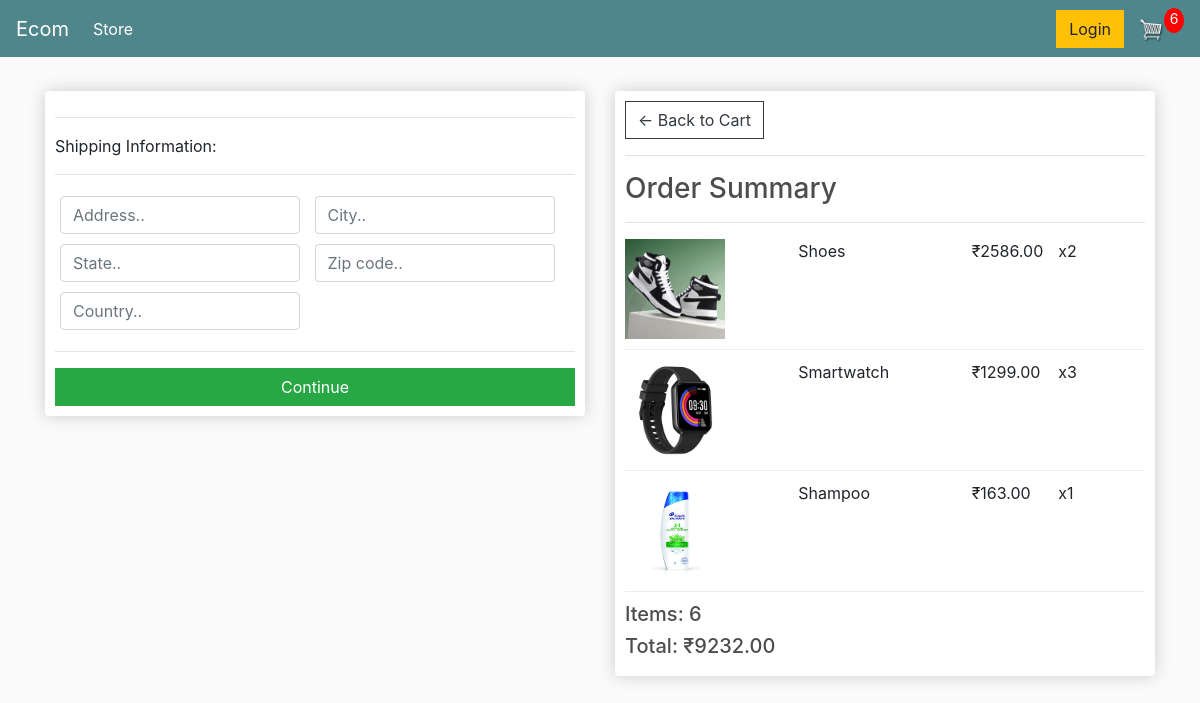
Screenshot of /checkout/ (signed in) with the database file from the repository.
### store/models.py (models this page shows, shortened)
class OrderItem(models.Model):
	product = models.ForeignKey(Product, on_delete=models.SET_NULL, null=True)
	order = models.ForeignKey(Order, on_delete=models.SET_NULL, null=True)
	quantity = models.IntegerField(default=0, null=True, blank=True)
	date_added = models.DateTimeField(auto_now_add=True)
	@property
	def get_total(self):
		total = self.product.price * self.quantity
		return total

class Product(models.Model):
	name = models.CharField(max_length=200, null=True)
	price = models.DecimalField(max_digits=7, decimal_places=2)
	digital = models.BooleanField(default=False,null=True, blank=True)
	image = models.ImageField(null=True, blank=True)
	@property
	def imageURL(self):
		try:
			url = self.image.url
		except:
			url = ''
		return url

class Order(models.Model):
	customer = models.ForeignKey(Customer, on_delete=models.SET_NULL, null=True, blank=True)
	date_ordered = models.DateTimeField(auto_now_add=True)
	complete = models.BooleanField(default=False)
	transaction_id = models.CharField(max_length=100, null=True)
	@property
	def shipping(self):
		shipping = False
		orderitems = self.orderitem_set.all()
		for i in orderitems:
			if i.product.digital == False:
				shipping = True
		return shipping
	@property
	def get_cart_total(self):
		orderitems = self.orderitem_set.all()
		total = sum([item.get_total for item in orderitems])
		return total
	@property
	def get_cart_items(self):
		orderitems = self.orderitem_set.all()
		total = sum([item.quantity for item in orderitems])
		return total

### store/views.py (the view)
# urls.py: path('checkout/', views.checkout, name="checkout"),
def checkout(request):
	data = cartData(request)
	cartItems = data['cartItems']
	order = data['order']
	items = data['items']
	context = {'items':items, 'order':order, 'cartItems':cartItems}
	return render(request, 'store/checkout.html', context)

### store/utils.py (called while the page is built)
def cartData(request):
	if request.user.is_authenticated:
		customer = request.user.customer
		order, created = Order.objects.get_or_create(customer=customer, complete=False)
		items = order.orderitem_set.all()
		cartItems = order.get_cart_items
	else:
		cookieData = cookieCart(request)
		cartItems = cookieData['cartItems']
		order = cookieData['order']
		items = cookieData['items']
	return {'cartItems':cartItems ,'order':order, 'items':items}

### store/templates/store/checkout.html (shortened to what this page needs)
{% extends 'store/main.html' %}
{% load static %}
{% block content %}
     <div class="row">
		<div class="col-lg-6">
			<div class="box-element" id="form-wrapper">
				<form id="form">
					<div id="shipping-info">
						<hr>
						<p>Shipping Information:</p>
						<hr>
						<div class="form-field">
							<input class="form-control" type="text" name="address" placeholder="Address..">
						</div>
						<div class="form-field">
							<input class="form-control" type="text" name="city" placeholder="City..">
						</div>
						<div class="form-field">
							<input class="form-control" type="text" name="state" placeholder="State..">
						</div>
						<div class="form-field">
							<input class="form-control" type="text" name="zipcode" placeholder="Zip code..">
						</div>
						<div class="form-field">
							<input class="form-control" type="text" name="country" placeholder="Country..">
						</div>
					</div>
					<hr>
					<input id="form-button" class="btn btn-success btn-block" type="submit" value="Continue">
				</form>
			</div>
			<br>
		</div>
		<div class="col-lg-6">
			<div class="box-element">
				<a  class="btn btn-outline-dark" href="{% url 'cart' %}">&#x2190; Back to Cart</a>
				<hr>
				<h3>Order Summary</h3>
				<hr>
				{% for item in items %}
				<div class="cart-row">
					<div style="flex:2"><img class="row-image" src="{{item.product.imageURL}}"></div>
					<div style="flex:2"><p>{{item.product.name}}</p></div>
					<div style="flex:1"><p>₹{{item.product.price|floatformat:2}}</p></div>
					<div style="flex:1"><p>x{{item.quantity}}</p></div>
				</div>
				{% endfor %}
				<h5>Items:   {{order.get_cart_items}}</h5>
				<h5>Total:   ₹{{order.get_cart_total|floatformat:2}}</h5>
			</div>
		</div>
	</div>
{% endblock content %}

### static/css/main.css (style rules this page uses)
body { background-color: hsl(0, 0%, 98%); }
h1,h2,h3,h4,h5,h6 { color:hsl(0, 0%, 30%); }
.box-element { box-shadow:hsl(0, 0%, 80%) 0 0 16px; background-color: #fff; border-radius: 4px; padding: 10px; }
.col-lg-4, .col-lg-6, .col-lg-8, .col-lg-12 { margin-top: 10px; }
.btn { border-radius: 0; }
.row-image { width: 100px; }
.form-field { width:250px; display: inline-block; padding: 5px; }
.cart-row { display: flex; align-items: flex-stretch; padding-bottom: 10px; margin-bottom: 10px; border-bottom: 1px solid #ececec; }

### rows the page displays
OrderItem: product.imageURL (picture), product.name "Shoes", product.price "2586.00", quantity "2"
OrderItem: product.imageURL (picture), product.name "Smartwatch", product.price "1299.00", quantity "3"
OrderItem: product.imageURL (picture), product.name "Shampoo", product.price "163.00", quantity "1"
Order: get_cart_items "6", get_cart_total "9232.00"

### other values shown
{{ cartItems }} "6"
